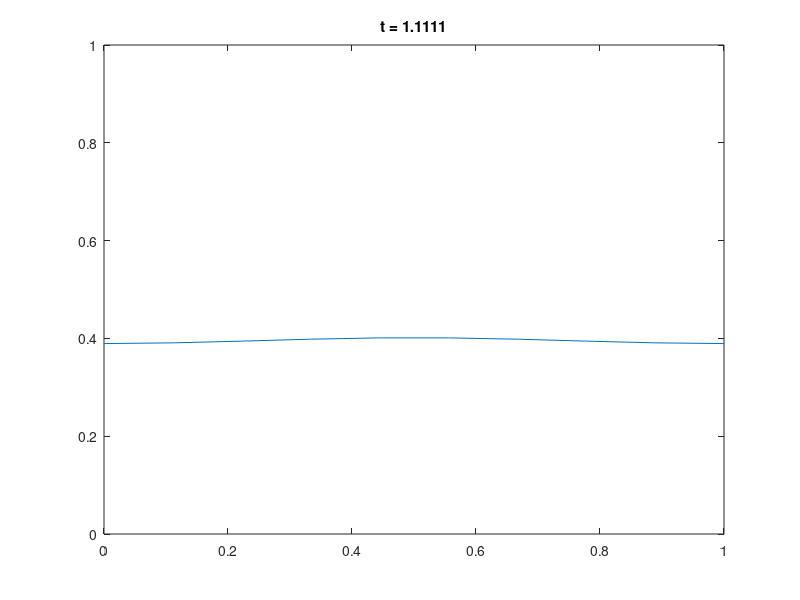

This figure's MATLAB source:
%% Main parameters
D = .1;
L = 1;
T = 1;

Nx = 9;
nu = 1.5; % nu = D * tau / h^2

%% Secondary parameters
x = linspace(0, L, Nx + 1);
h = x(2) - x(1);

tau = nu * h^2 / D;
Nt = ceil(T/tau) + 1;

u_0 = exp(-(x - .5).^2 ./ .05);
% figure(1)
% plot(x, u_0)

%% Transition matrices
U_next = (-2/nu-2)*eye(Nx) + ...
    diag(ones(Nx-1, 1), 1) + ...
    diag(ones(Nx-1, 1),-1);
U_now = (2/nu-2)*eye(Nx) + ...
    diag(ones(Nx-1, 1), 1) + ...
    diag(ones(Nx-1, 1),-1);

%% Periodic border condition
U_next(1, end) = 1;
U_next(end, 1) = 1;
U_now(1, end) = 1;
U_now(end, 1) = 1;

%% Integration
U = zeros(Nt, Nx);
U(1, :) = u_0(1 : end-1);

for k = 2 : Nt
    U(k, :) = -U_next \ U_now * U(k - 1, :).';
end
U = [U, U(:, 1)];

%% Visualisation
figure(2)

for k = [1 : floor(Nt/100) : Nt, Nt]
    plot(x, U(k, :));
    axis([0 L 0 1]);
    title(['t = ', num2str((k-1)*tau)]);
    drawnow;
end
